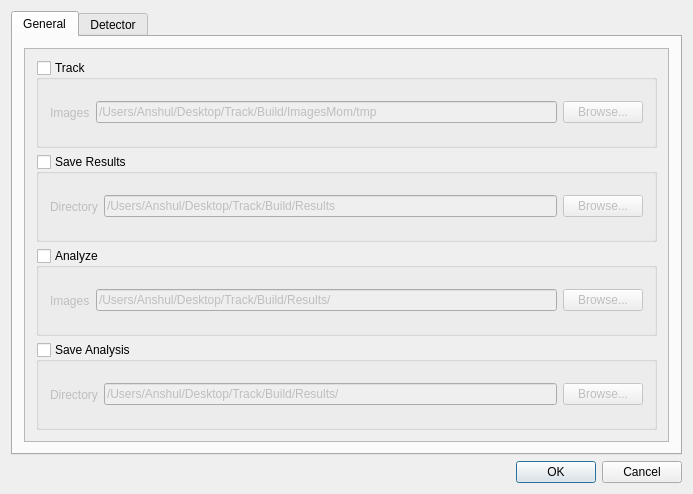
<?xml version="1.0" encoding="UTF-8"?>
<ui version="4.0">
 <class>TrackLearnDetect</class>
 <widget class="QDialog" name="TrackLearnDetect">
  <property name="geometry">
   <rect>
    <x>0</x>
    <y>0</y>
    <width>693</width>
    <height>494</height>
   </rect>
  </property>
  <property name="windowTitle">
   <string>Track Learn Detect</string>
  </property>
  <property name="styleSheet">
   <string notr="true">font: 14pt &quot;Source Sans Pro&quot;;</string>
  </property>
  <property name="sizeGripEnabled">
   <bool>false</bool>
  </property>
  <layout class="QVBoxLayout" name="verticalLayout">
   <item>
    <widget class="QTabWidget" name="tabWidget">
     <property name="styleSheet">
      <string notr="true"/>
     </property>
     <property name="currentIndex">
      <number>0</number>
     </property>
     <widget class="QWidget" name="tab_general">
      <property name="styleSheet">
       <string notr="true"/>
      </property>
      <attribute name="title">
       <string>General</string>
      </attribute>
      <layout class="QVBoxLayout" name="verticalLayout_5">
       <item>
        <widget class="QScrollArea" name="scrollArea_general">
         <property name="widgetResizable">
          <bool>true</bool>
         </property>
         <widget class="QWidget" name="scrollAreaWidgetContents_general">
          <property name="geometry">
           <rect>
            <x>0</x>
            <y>0</y>
            <width>621</width>
            <height>379</height>
           </rect>
          </property>
          <layout class="QVBoxLayout" name="verticalLayout_4">
           <item>
            <widget class="QGroupBox" name="loadTrackImages">
             <property name="styleSheet">
              <string notr="true"/>
             </property>
             <property name="title">
              <string>Track</string>
             </property>
             <property name="checkable">
              <bool>true</bool>
             </property>
             <property name="checked">
              <bool>false</bool>
             </property>
             <layout class="QHBoxLayout" name="horizontalLayout_2">
              <item>
               <widget class="QLabel" name="label_trackImagesPath">
                <property name="text">
                 <string>Images</string>
                </property>
               </widget>
              </item>
              <item>
               <widget class="QLineEdit" name="trackImagesPath">
                <property name="text">
                 <string>/Users/Anshul/Desktop/Track/Build/ImagesMom/tmp</string>
                </property>
               </widget>
              </item>
              <item>
               <widget class="QPushButton" name="pushButton_loadTrackImages">
                <property name="text">
                 <string>Browse...</string>
                </property>
               </widget>
              </item>
             </layout>
            </widget>
           </item>
           <item>
            <widget class="QGroupBox" name="saveResults">
             <property name="title">
              <string>Save Results</string>
             </property>
             <property name="checkable">
              <bool>true</bool>
             </property>
             <property name="checked">
              <bool>false</bool>
             </property>
             <layout class="QHBoxLayout" name="horizontalLayout_4">
              <item>
               <widget class="QLabel" name="label_saveResultsDirectory">
                <property name="text">
                 <string>Directory</string>
                </property>
               </widget>
              </item>
              <item>
               <widget class="QLineEdit" name="resultsDirectory">
                <property name="text">
                 <string>/Users/Anshul/Desktop/Track/Build/Results</string>
                </property>
               </widget>
              </item>
              <item>
               <widget class="QPushButton" name="pushButton_saveResults">
                <property name="text">
                 <string>Browse...</string>
                </property>
               </widget>
              </item>
             </layout>
            </widget>
           </item>
           <item>
            <widget class="QGroupBox" name="loadAnalysisImages">
             <property name="title">
              <string>Analyze</string>
             </property>
             <property name="checkable">
              <bool>true</bool>
             </property>
             <property name="checked">
              <bool>false</bool>
             </property>
             <layout class="QHBoxLayout" name="horizontalLayout">
              <item>
               <widget class="QLabel" name="label_analysisImagesPath">
                <property name="text">
                 <string>Images</string>
                </property>
               </widget>
              </item>
              <item>
               <widget class="QLineEdit" name="analysisImagesPath">
                <property name="text">
                 <string>/Users/Anshul/Desktop/Track/Build/Results/</string>
                </property>
               </widget>
              </item>
              <item>
               <widget class="QPushButton" name="pushButton_loadAnalysisImages">
                <property name="text">
                 <string>Browse...</string>
                </property>
               </widget>
              </item>
             </layout>
            </widget>
           </item>
           <item>
            <widget class="QGroupBox" name="saveAnalysis">
             <property name="title">
              <string>Save Analysis</string>
             </property>
             <property name="checkable">
              <bool>true</bool>
             </property>
             <property name="checked">
              <bool>false</bool>
             </property>
             <layout class="QHBoxLayout" name="horizontalLayout_6">
              <item>
               <widget class="QLabel" name="label_saveAnalysisDirectory">
                <property name="text">
                 <string>Directory</string>
                </property>
               </widget>
              </item>
              <item>
               <widget class="QLineEdit" name="saveAnalysisDirectory">
                <property name="text">
                 <string>/Users/Anshul/Desktop/Track/Build/Results/</string>
                </property>
               </widget>
              </item>
              <item>
               <widget class="QPushButton" name="pushButton_saveAnalysis">
                <property name="text">
                 <string>Browse...</string>
                </property>
               </widget>
              </item>
             </layout>
            </widget>
           </item>
          </layout>
         </widget>
        </widget>
       </item>
      </layout>
     </widget>
     <widget class="QWidget" name="tab_detector">
      <property name="styleSheet">
       <string notr="true"/>
      </property>
      <attribute name="title">
       <string>Detector</string>
      </attribute>
      <layout class="QVBoxLayout" name="verticalLayout_3">
       <item>
        <widget class="QScrollArea" name="scrollArea_general_2">
         <property name="widgetResizable">
          <bool>true</bool>
         </property>
         <widget class="QWidget" name="scrollAreaWidgetContents_general_3">
          <property name="geometry">
           <rect>
            <x>0</x>
            <y>0</y>
            <width>201</width>
            <height>1696</height>
           </rect>
          </property>
          <layout class="QVBoxLayout" name="verticalLayout_2">
           <item>
            <widget class="QLabel" name="Lwin_size_width">
             <property name="text">
              <string>win_size_width</string>
             </property>
            </widget>
           </item>
           <item>
            <widget class="QLineEdit" name="win_size_width">
             <property name="text">
              <string>15</string>
             </property>
            </widget>
           </item>
           <item>
            <widget class="QLabel" name="Lwin_size_height">
             <property name="text">
              <string>win_size_height</string>
             </property>
            </widget>
           </item>
           <item>
            <widget class="QLineEdit" name="win_size_height">
             <property name="text">
              <string>15</string>
             </property>
            </widget>
           </item>
           <item>
            <widget class="QLabel" name="LLevel">
             <property name="text">
              <string>level</string>
             </property>
            </widget>
           </item>
           <item>
            <widget class="QLineEdit" name="level">
             <property name="text">
              <string>5</string>
             </property>
            </widget>
           </item>
           <item>
            <widget class="QLabel" name="Lmin_eigen">
             <property name="text">
              <string>min_eigen</string>
             </property>
            </widget>
           </item>
           <item>
            <widget class="QLineEdit" name="min_eigen">
             <property name="text">
              <string>0.025</string>
             </property>
            </widget>
           </item>
           <item>
            <widget class="QLabel" name="Lmin_forward_backward_error">
             <property name="text">
              <string>min_forward_backward_error</string>
             </property>
            </widget>
           </item>
           <item>
            <widget class="QLineEdit" name="min_forward_backward_error">
             <property name="text">
              <string>100</string>
             </property>
            </widget>
           </item>
           <item>
            <widget class="QLabel" name="Linterval">
             <property name="text">
              <string>interval</string>
             </property>
            </widget>
           </item>
           <item>
            <widget class="QLineEdit" name="interval">
             <property name="text">
              <string>7</string>
             </property>
            </widget>
           </item>
           <item>
            <widget class="QLabel" name="Lshift">
             <property name="text">
              <string>shift</string>
             </property>
            </widget>
           </item>
           <item>
            <widget class="QLineEdit" name="shift">
             <property name="text">
              <string>0.5</string>
             </property>
            </widget>
           </item>
           <item>
            <widget class="QLabel" name="Lmin_win">
             <property name="text">
              <string>min_win</string>
             </property>
            </widget>
           </item>
           <item>
            <widget class="QLineEdit" name="min_win">
             <property name="text">
              <string>20</string>
             </property>
            </widget>
           </item>
           <item>
            <widget class="QLabel" name="include_overlap">
             <property name="text">
              <string>include_overlap</string>
             </property>
            </widget>
           </item>
           <item>
            <widget class="QLineEdit" name="include_overlap_2">
             <property name="text">
              <string>0.4</string>
             </property>
            </widget>
           </item>
           <item>
            <widget class="QLabel" name="Lexclude_overlap">
             <property name="text">
              <string>exclude_overlap</string>
             </property>
            </widget>
           </item>
           <item>
            <widget class="QLineEdit" name="exclude_overlap">
             <property name="text">
              <string>0.7</string>
             </property>
            </widget>
           </item>
           <item>
            <widget class="QLabel" name="Lstructs">
             <property name="text">
              <string>structs</string>
             </property>
            </widget>
           </item>
           <item>
            <widget class="QLineEdit" name="structs">
             <property name="text">
              <string>40</string>
             </property>
            </widget>
           </item>
           <item>
            <widget class="QLabel" name="Lfeatures">
             <property name="text">
              <string>features</string>
             </property>
            </widget>
           </item>
           <item>
            <widget class="QLineEdit" name="features">
             <property name="text">
              <string>3</string>
             </property>
            </widget>
           </item>
           <item>
            <widget class="QLabel" name="Lvalidate_set">
             <property name="text">
              <string>validate_set</string>
             </property>
            </widget>
           </item>
           <item>
            <widget class="QLineEdit" name="validate_set">
             <property name="text">
              <string>0.5</string>
             </property>
            </widget>
           </item>
           <item>
            <widget class="QLabel" name="Lnnc_same">
             <property name="text">
              <string>nnc_same</string>
             </property>
            </widget>
           </item>
           <item>
            <widget class="QLineEdit" name="nnc_same">
             <property name="text">
              <string>0.60</string>
             </property>
            </widget>
           </item>
           <item>
            <widget class="QLabel" name="Lnnc_thres">
             <property name="text">
              <string>nnc_thres</string>
             </property>
            </widget>
           </item>
           <item>
            <widget class="QLineEdit" name="nnc_thres">
             <property name="text">
              <string>0.65</string>
             </property>
            </widget>
           </item>
           <item>
            <widget class="QLabel" name="Lnnc_verify">
             <property name="text">
              <string>nnc_verify</string>
             </property>
            </widget>
           </item>
           <item>
            <widget class="QLineEdit" name="nnc_verify">
             <property name="text">
              <string>0.7</string>
             </property>
            </widget>
           </item>
           <item>
            <widget class="QLabel" name="Lnnc_beyond">
             <property name="text">
              <string>nnc_beyond</string>
             </property>
            </widget>
           </item>
           <item>
            <widget class="QLineEdit" name="nnc_beyond">
             <property name="text">
              <string>0.8</string>
             </property>
            </widget>
           </item>
           <item>
            <widget class="QLabel" name="Lbad_patches">
             <property name="text">
              <string>bad_patches</string>
             </property>
            </widget>
           </item>
           <item>
            <widget class="QLineEdit" name="bad_patches">
             <property name="text">
              <string>100</string>
             </property>
            </widget>
           </item>
           <item>
            <widget class="QLabel" name="Lnew_deform">
             <property name="text">
              <string>new_deform</string>
             </property>
            </widget>
           </item>
           <item>
            <widget class="QLineEdit" name="new_deform">
             <property name="text">
              <string>20</string>
             </property>
            </widget>
           </item>
           <item>
            <widget class="QLabel" name="Ltrack_deform">
             <property name="text">
              <string>track_deform</string>
             </property>
            </widget>
           </item>
           <item>
            <widget class="QLineEdit" name="track_deform">
             <property name="text">
              <string>40</string>
             </property>
            </widget>
           </item>
           <item>
            <widget class="QLabel" name="Lnew_deform_angle">
             <property name="text">
              <string>new_deform_angle</string>
             </property>
            </widget>
           </item>
           <item>
            <widget class="QLineEdit" name="new_deform_angle">
             <property name="text">
              <string>20</string>
             </property>
            </widget>
           </item>
           <item>
            <widget class="QLabel" name="Ltrack_deform_angle">
             <property name="text">
              <string>track_deform_angle</string>
             </property>
            </widget>
           </item>
           <item>
            <widget class="QLineEdit" name="track_deform_angle">
             <property name="text">
              <string>50</string>
             </property>
            </widget>
           </item>
           <item>
            <widget class="QLabel" name="Lnew_deform_scale">
             <property name="text">
              <string>new_deform_scale</string>
             </property>
            </widget>
           </item>
           <item>
            <widget class="QLineEdit" name="new_deform_scale">
             <property name="text">
              <string>0.02</string>
             </property>
            </widget>
           </item>
           <item>
            <widget class="QLabel" name="Ltrack_deform_scale">
             <property name="text">
              <string>track_deform_scale</string>
             </property>
            </widget>
           </item>
           <item>
            <widget class="QLineEdit" name="track_deform_scale">
             <property name="text">
              <string>0.02</string>
             </property>
            </widget>
           </item>
           <item>
            <widget class="QLabel" name="Lnew_deform_shift">
             <property name="text">
              <string>new_deform_shift</string>
             </property>
            </widget>
           </item>
           <item>
            <widget class="QLineEdit" name="new_deform_shift">
             <property name="text">
              <string>0.02</string>
             </property>
            </widget>
           </item>
           <item>
            <widget class="QLabel" name="Ltrack_deform_shift">
             <property name="text">
              <string>track_deform_shift</string>
             </property>
            </widget>
           </item>
           <item>
            <widget class="QLineEdit" name="track_deform_shift">
             <property name="text">
              <string>0.02</string>
             </property>
            </widget>
           </item>
           <item>
            <widget class="QLabel" name="Ltop_n">
             <property name="text">
              <string>top_n</string>
             </property>
            </widget>
           </item>
           <item>
            <widget class="QLineEdit" name="top_n">
             <property name="text">
              <string>100</string>
             </property>
            </widget>
           </item>
           <item>
            <widget class="QLabel" name="Lrotation">
             <property name="text">
              <string>rotation</string>
             </property>
            </widget>
           </item>
           <item>
            <widget class="QLineEdit" name="rotation">
             <property name="text">
              <string>0</string>
             </property>
            </widget>
           </item>
           <item>
            <widget class="QLabel" name="Lnnc_collect">
             <property name="text">
              <string>nnc_collect</string>
             </property>
            </widget>
           </item>
           <item>
            <widget class="QLineEdit" name="nnc_collect">
             <property name="text">
              <string>0.5</string>
             </property>
            </widget>
           </item>
          </layout>
         </widget>
        </widget>
       </item>
      </layout>
     </widget>
    </widget>
   </item>
   <item>
    <widget class="QDialogButtonBox" name="buttonBox">
     <property name="styleSheet">
      <string notr="true"/>
     </property>
     <property name="standardButtons">
      <set>QDialogButtonBox::Cancel|QDialogButtonBox::Ok</set>
     </property>
    </widget>
   </item>
  </layout>
 </widget>
 <layoutdefault spacing="6" margin="11"/>
 <tabstops>
  <tabstop>pushButton_loadAnalysisImages</tabstop>
  <tabstop>buttonBox</tabstop>
  <tabstop>analysisImagesPath</tabstop>
 </tabstops>
 <resources/>
 <connections/>
</ui>
